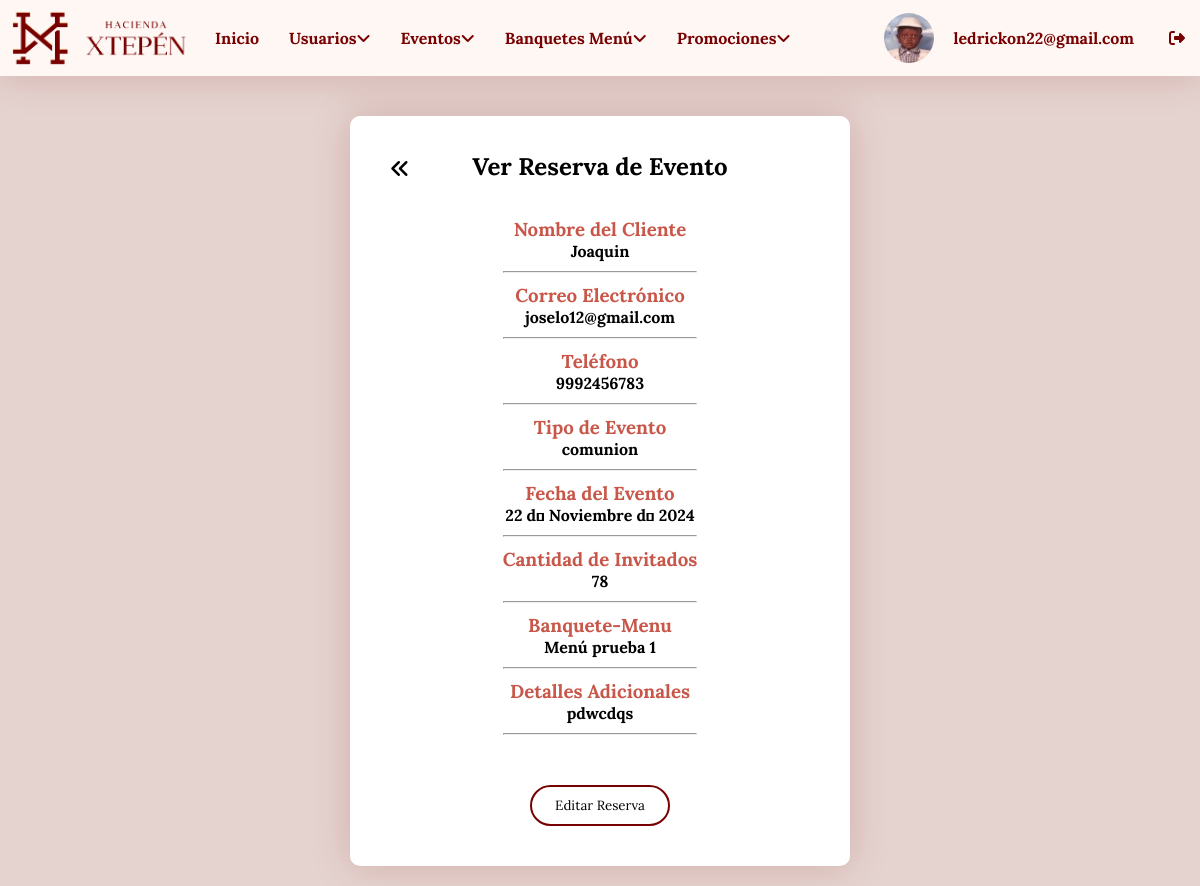
The app's page /login/ver_evento.php?id=28 (signed in) with its own data.
### tables this page shows
CREATE TABLE `usuarios` (
  `id_usuario` int(11) NOT NULL,
  `nombre_completo` varchar(100) DEFAULT NULL,
  `roles` varchar(50) NOT NULL,
  `email` varchar(50) DEFAULT NULL,
  `contrasena` varchar(255) DEFAULT NULL,
  `fecha_nacimiento` date DEFAULT NULL,
  `foto` varchar(255) DEFAULT NULL,
  `acc` int(11) NOT NULL
);

CREATE TABLE `reservas_eventos` (
  `id` int(11) NOT NULL,
  `nombre` varchar(100) NOT NULL,
  `email` varchar(100) NOT NULL,
  `telefono` varchar(15) NOT NULL,
  `evento` varchar(50) NOT NULL,
  `fecha` date NOT NULL,
  `invitados` int(11) NOT NULL,
  `mensaje` text DEFAULT NULL,
  `fecha_reserva` timestamp NOT NULL DEFAULT current_timestamp(),
  `menu_banquete` int(11) DEFAULT NULL,
  `estado` varchar(10) DEFAULT 'pendiente'
);

CREATE TABLE `banquete_menu` (
  `id` int(11) NOT NULL,
  `nombre_menu` varchar(100) DEFAULT NULL,
  `descripcion` text DEFAULT NULL,
  `imagen` varchar(255) DEFAULT NULL
);

### login/ver_evento.php (the view, shortened to what this page needs)
<!DOCTYPE html>
<html lang="es">
<head>
    <link rel="stylesheet" href="styles/stylesedtvr.css">
</head>
<body>
    <?php include "menu.php"; ?>
    <div class="container">
        <br>
        <div class="information">
            <h2>Ver Reserva de Evento</h2>
            <br>
            <a class="back" href="dashboard_eventos.php"><i class="fa-solid fa-angles-left"></i></a>
            <?php
            require "conexion.php";
            $id_reserva = isset($_GET['id']) ? intval($_GET['id']) : 0;
            $verreserva = "SELECT * FROM reservas_eventos
            INNER JOIN banquete_menu ON reservas_eventos.menu_banquete = banquete_menu.id
            WHERE reservas_eventos.id = '$id_reserva'";
            $resultado = mysqli_query($conectar, $verreserva);
            $fila = $resultado->fetch_array();
            function convertir_mes_espanol($fecha) {
                $meses_ingles = array('January', 'February', 'March', 'April', 'May', 'June', 'July', 'August', 'September', 'October', 'November', 'December');
                $meses_espanol = array('Enero', 'Febrero', 'Marzo', 'Abril', 'Mayo', 'Junio', 'Julio', 'Agosto', 'Septiembre', 'Octubre', 'Noviembre', 'Diciembre');
                return str_replace($meses_ingles, $meses_espanol, date("d \d\e F \d\e Y", strtotime($fecha)));
            }
            $fecha = convertir_mes_espanol($fila["fecha"]);
            ?>
            <div class="contenedor_usuario">
                <h3>Nombre del Cliente</h3>
                <h4><?php echo $fila["nombre"]; ?></h4>
                <hr>
                <h3>Correo Electrónico</h3>
                <h4><?php echo $fila["email"]; ?></h4>
                <hr>
                <h3>Teléfono</h3>
                <h4><?php echo $fila["telefono"]; ?></h4>
                <hr>
                <h3>Tipo de Evento</h3>
                <h4><?php echo $fila["evento"]; ?></h4>
                <hr>
                <h3>Fecha del Evento</h3>
                <h4><?php echo $fecha; ?></h4>
                <hr>
                <h3>Cantidad de Invitados</h3>
                <h4><?php echo $fila["invitados"]; ?></h4>
                <hr>
                <h3>Banquete-Menu</h3>
                <h4><?php echo $fila["nombre_menu"]; ?></h4>
                <hr>
                <h3>Detalles Adicionales</h3>
                <h4><?php echo $fila["mensaje"]; ?></h4>
                <hr>
                <br>
                <a href="editar_evento.php?id=<?php echo $id_reserva; ?>">
                    <button class="btn2">Editar Reserva</button>
                </a>
            </div>
        </div>
    </div>
</body>
</html>

### login/menu.php (shortened to what this page needs)
<?php
$usuario = $_SESSION['username'];
require "conexion.php";
$id_usuario = $_SESSION['id_usuario'];
$verusuario = "SELECT * FROM usuarios WHERE id_usuario = '$id_usuario'";
$resultado = mysqli_query($conectar, $verusuario);
$fila = $resultado -> fetch_array();
?>
<!DOCTYPE html>
<html lang="en">
<head>
    <link rel="stylesheet" href="styles/stylenavbar.css">
</head>
<body>
    <div class="container">
        <div class="tutorial">
            <ul>
                <div class="left-items">
                    <figure class="logo-left">
                        <img src="imagenes/xtepen-logo-750.gif" alt="">
                    </figure>
                    <li><a href="panel_administrativo.php">Inicio</a></li>
                    <li><a href="dashboard_usuarios.php">Usuarios<i class="fa fa-angle-down"></i>
                    </li>
                    <li><a href="dashboard_eventos.php">Eventos<i class="fa fa-angle-down"></i>
                    </li>
                    <li><a href="dashboard_banquetes.php">Banquetes Menú<i class="fa fa-angle-down"></i>
                    </li>
                    <li><a href="dashboard_promociones.php">Promociones<i class="fa fa-angle-down"></i>
                    </li>
                </div>
                <div class="right-items">
                <img id="fotoPerfil" class="ppic" src="<?php echo $fila["foto"]; ?>" alt="">
                    <li class="usuarioh4"><h4 class="usuarioh4"><?php echo $usuario; ?>
                </li>
                    <li><a href="salir.php"><i class="fa-solid fa-right-from-bracket"></i></a></li>
                </div>
            </ul>
        </div>
    </div>
</body>
</html>

### login/styles/stylesedtvr.css (style rules this page uses)
* { box-sizing: border-box; margin: 0; padding: 0; font-family: "Lora"; }
html, body { height: 100%; margin: 0; }
body { display: flex; flex-direction: column; background-color: #e5d3cf; }
.information { display: flex; position: relative; justify-content: center; align-items: center; margin:20px auto; padding: 20px; flex-direction: column; background-color: var(--Blanco); border-radius: 10px; max-width: 500px; box-shadow: 0px 0px 40px #7700002d; }
.information h2 { margin: 15px; }
hr { margin: 10px 0; }
.btn2 { margin: 20px; width: 140px; padding: 10px; font-family: "Lora"; background-color: var(--Blanco); border-radius: 50px; border: 2px var(--Texto) solid; }
.back { position: absolute; font-size: 20px; left: 40px; top: 40px; color: var(--Negro); }
.contenedor_usuario h3 { color: var(--Principal); }

### login/styles/stylenavbar.css (style rules this page uses)
* { box-sizing: border-box; margin: 0; padding: 0; }
.ppic { width: 50px; border-radius: 50px; margin: 10px 0; }
.ppic { width: 50px; border-radius: 50%; transition: transform 0.2s ease; cursor: pointer; }
.tutorial ul { font-size: 0; list-style-type: none; background-color: var(--Secundario); box-shadow: 0px 0px 40px #7700002d; }
.tutorial ul li { font-family: "Open Sans", sans-serif; font-size: 1rem; font-weight: 400; background-color: var(--Secundario); color: var(--Texto); display: inline-block; padding: 15px; position: relative; vertical-align: middle; }
.information { text-align: center; }
.tutorial a { text-decoration: none; color: var(--Texto); font-weight: 700; }
.usuarioh4 { color: var(--Texto); padding: 5px; }
ul { display: flex; justify-content: space-between; list-style-type: none; padding: 0; width: 100%; }
li { padding: 10px; }
.left-items { display: flex; align-items: center; }
.right-items { display: flex; align-items: center; }
.logo-left { width: 180px; margin: 10px ; }
.logo-left img { width: 100%; display: inline-block; }

### login/styles/colors.css (style rules this page uses)
:root { --Blanco: #fff; --Negro: #000; --GrisClaro: #ccc; --GrisOscuro: #333; --Principal: #c85749; --Secundario: #FFF7F4; --Texto: #770000; }

### records on screen
usuarios: foto (picture)
reservas_eventos: nombre "Joaquin", email "joselo12@gmail.com", telefono "9992456783", evento "comunion", fecha "22 d\u001b Noviembre d\u001b 2024", invitados "78", menu_banquete.nombre_menu "Menú prueba 1", mensaje "pdwcdqs"

### other values on screen
$usuario "ledrickon22@gmail.com"
